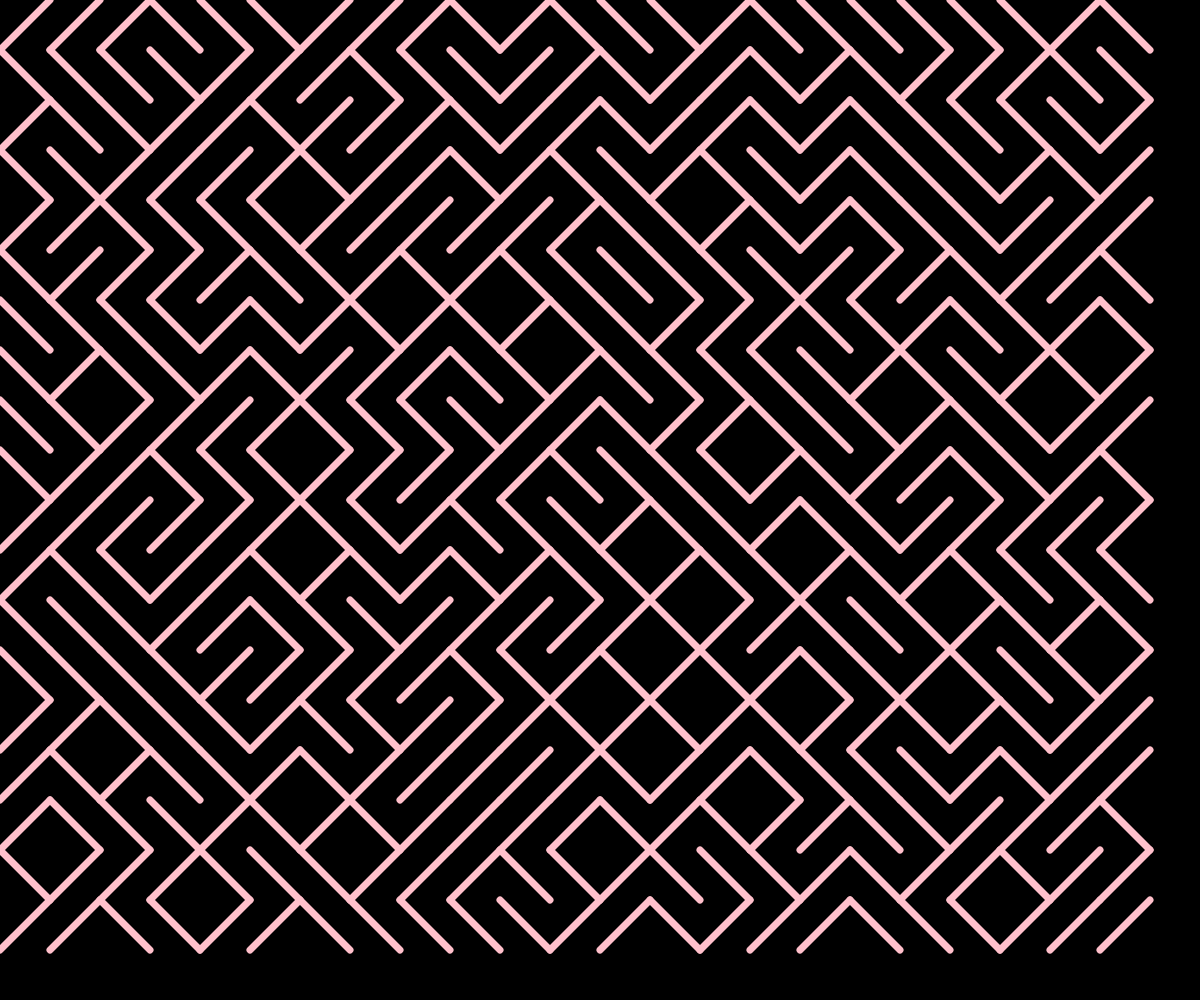
Frame 1 (no input)
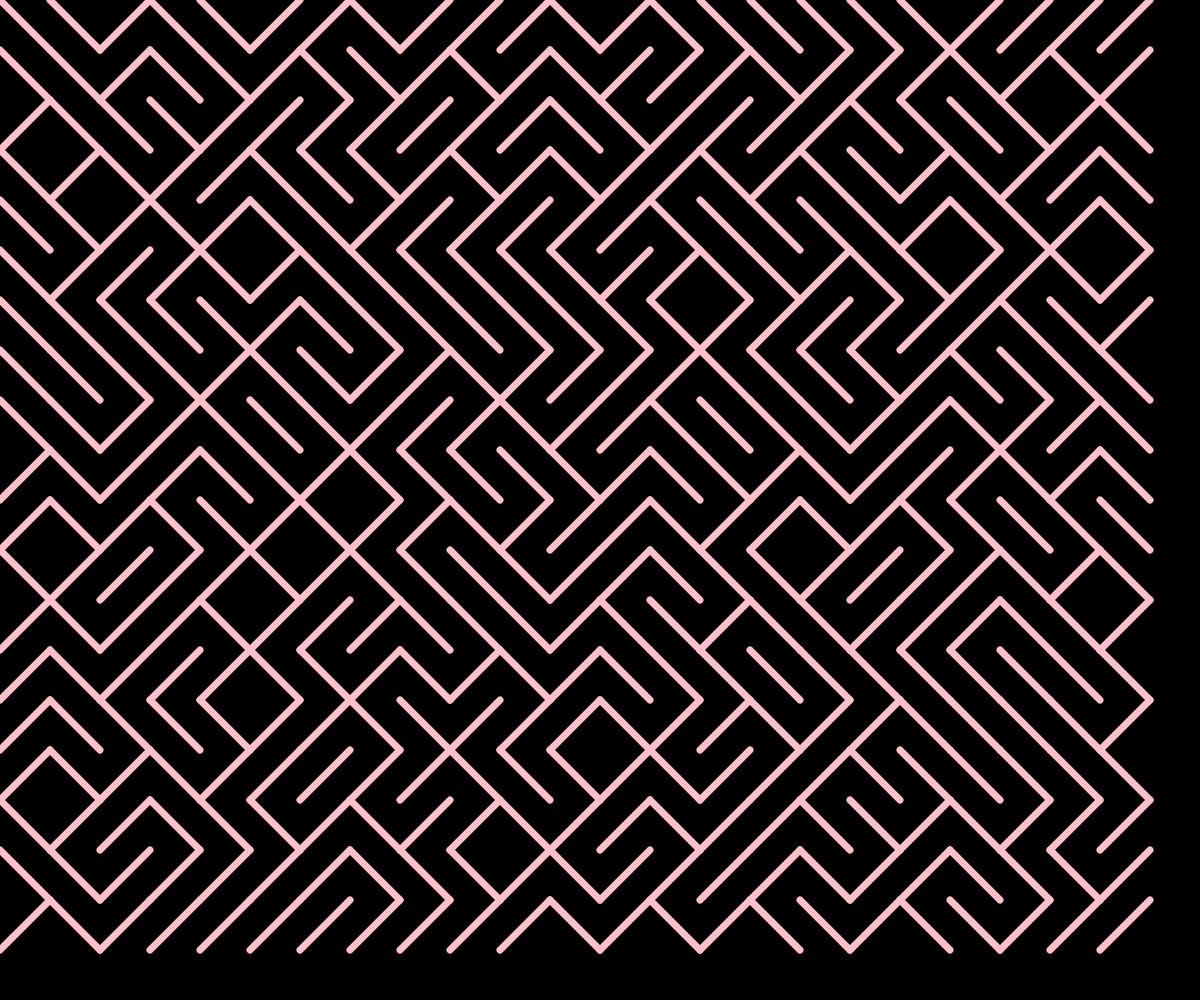
Frame 2 (the mouse pressed at the canvas centre, redrawn once)

The p5.js sketch that drew these frames (run headless with seeded random() and noise() and a simulated clock; the mouse was pressed at the canvas centre and the sketch redrawn once):

// p5.js sketch
// ── sketch.js
//Generative Art

const SPACING = 50;

function setup() {
  createCanvas(windowWidth, windowHeight);
  noLoop();
}

function draw() {
  background(0);
  strokeWeight(7);
  //stroke(255, 255, 0); //yellow
  stroke(255, 192, 203); //pink
  for( let x = SPACING /2; x < width - SPACING / 2; x += SPACING) {
    for(let y = SPACING /2; y < height - SPACING /2; y += SPACING) {
      if(int(random(2)) === 0) {
        diagonalDescending(x, y, SPACING);
      }
      else {
        diagonalAscending(x, y, SPACING);
      }
      
    }
  }
  
}

//draw ascending diagonal lines in 
//reference to center point
function diagonalAscending(x, y, s) {
  line(x - s / 2, y + s / 2, x + s / 2, y - s / 2);
}

function diagonalDescending(x, y, s) {
  line(x - s / 2, y - s / 2, x + s / 2, y + s / 2);
}
